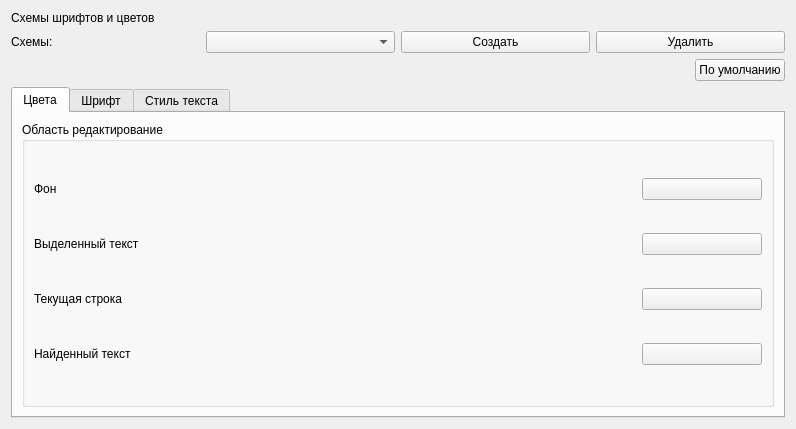
<?xml version="1.0" encoding="UTF-8"?>
<ui version="4.0">
 <class>SettingFontAndColor</class>
 <widget class="QWidget" name="SettingFontAndColor">
  <property name="geometry">
   <rect>
    <x>0</x>
    <y>0</y>
    <width>796</width>
    <height>429</height>
   </rect>
  </property>
  <property name="windowTitle">
   <string>Form</string>
  </property>
  <layout class="QVBoxLayout" name="verticalLayout">
   <item>
    <widget class="QLabel" name="label">
     <property name="text">
      <string>Схемы шрифтов и цветов</string>
     </property>
    </widget>
   </item>
   <item>
    <layout class="QHBoxLayout" name="horizontalLayout">
     <item>
      <widget class="QLabel" name="label_2">
       <property name="text">
        <string>Схемы:</string>
       </property>
      </widget>
     </item>
     <item>
      <widget class="QComboBox" name="cmbScheme"/>
     </item>
     <item>
      <widget class="QPushButton" name="btnCreateScheme">
       <property name="text">
        <string>Создать</string>
       </property>
      </widget>
     </item>
     <item>
      <widget class="QPushButton" name="btnRemoveScheme">
       <property name="text">
        <string>Удалить</string>
       </property>
      </widget>
     </item>
    </layout>
   </item>
   <item>
    <layout class="QHBoxLayout" name="horizontalLayout_2">
     <item>
      <spacer name="horizontalSpacer">
       <property name="orientation">
        <enum>Qt::Horizontal</enum>
       </property>
       <property name="sizeHint" stdset="0">
        <size>
         <width>268</width>
         <height>20</height>
        </size>
       </property>
      </spacer>
     </item>
     <item>
      <widget class="QPushButton" name="btnDefaultScheme">
       <property name="text">
        <string>По умолчанию</string>
       </property>
      </widget>
     </item>
    </layout>
   </item>
   <item>
    <widget class="QTabWidget" name="tabWidget">
     <property name="currentIndex">
      <number>0</number>
     </property>
     <property name="tabBarAutoHide">
      <bool>false</bool>
     </property>
     <widget class="QWidget" name="tab">
      <attribute name="title">
       <string>Цвета</string>
      </attribute>
      <layout class="QHBoxLayout" name="horizontalLayout_3">
       <item>
        <widget class="QGroupBox" name="groupBox">
         <property name="title">
          <string>Область редактирование</string>
         </property>
         <layout class="QGridLayout" name="gridLayout">
          <item row="3" column="0">
           <widget class="QLabel" name="label_6">
            <property name="text">
             <string>Найденный текст</string>
            </property>
           </widget>
          </item>
          <item row="2" column="2">
           <widget class="QPushButton" name="btnColorCurrentLine">
            <property name="minimumSize">
             <size>
              <width>120</width>
              <height>0</height>
             </size>
            </property>
            <property name="text">
             <string/>
            </property>
           </widget>
          </item>
          <item row="2" column="1">
           <spacer name="horizontalSpacer_4">
            <property name="orientation">
             <enum>Qt::Horizontal</enum>
            </property>
            <property name="sizeHint" stdset="0">
             <size>
              <width>476</width>
              <height>20</height>
             </size>
            </property>
           </spacer>
          </item>
          <item row="3" column="1">
           <spacer name="horizontalSpacer_5">
            <property name="orientation">
             <enum>Qt::Horizontal</enum>
            </property>
            <property name="sizeHint" stdset="0">
             <size>
              <width>476</width>
              <height>20</height>
             </size>
            </property>
           </spacer>
          </item>
          <item row="1" column="1">
           <spacer name="horizontalSpacer_3">
            <property name="orientation">
             <enum>Qt::Horizontal</enum>
            </property>
            <property name="sizeHint" stdset="0">
             <size>
              <width>476</width>
              <height>20</height>
             </size>
            </property>
           </spacer>
          </item>
          <item row="0" column="2">
           <widget class="QPushButton" name="btnColorBackground">
            <property name="minimumSize">
             <size>
              <width>120</width>
              <height>0</height>
             </size>
            </property>
            <property name="text">
             <string/>
            </property>
           </widget>
          </item>
          <item row="3" column="2">
           <widget class="QPushButton" name="btnColorSearchText">
            <property name="minimumSize">
             <size>
              <width>120</width>
              <height>0</height>
             </size>
            </property>
            <property name="text">
             <string/>
            </property>
           </widget>
          </item>
          <item row="1" column="0">
           <widget class="QLabel" name="label_4">
            <property name="text">
             <string>Выделенный текст</string>
            </property>
           </widget>
          </item>
          <item row="0" column="1">
           <spacer name="horizontalSpacer_2">
            <property name="orientation">
             <enum>Qt::Horizontal</enum>
            </property>
            <property name="sizeHint" stdset="0">
             <size>
              <width>476</width>
              <height>20</height>
             </size>
            </property>
           </spacer>
          </item>
          <item row="1" column="2">
           <widget class="QPushButton" name="btnColorSelectText">
            <property name="minimumSize">
             <size>
              <width>120</width>
              <height>0</height>
             </size>
            </property>
            <property name="text">
             <string/>
            </property>
           </widget>
          </item>
          <item row="0" column="0">
           <widget class="QLabel" name="label_3">
            <property name="text">
             <string>Фон</string>
            </property>
           </widget>
          </item>
          <item row="2" column="0">
           <widget class="QLabel" name="label_5">
            <property name="text">
             <string>Текущая строка</string>
            </property>
           </widget>
          </item>
         </layout>
        </widget>
       </item>
      </layout>
     </widget>
     <widget class="FontPage" name="fontText">
      <attribute name="title">
       <string>Шрифт</string>
      </attribute>
     </widget>
     <widget class="QWidget" name="tab_3">
      <attribute name="title">
       <string>Стиль текста</string>
      </attribute>
      <layout class="QGridLayout" name="gridLayout_2">
       <item row="1" column="2" colspan="2">
        <spacer name="horizontalSpacer_11">
         <property name="orientation">
          <enum>Qt::Horizontal</enum>
         </property>
         <property name="sizeHint" stdset="0">
          <size>
           <width>422</width>
           <height>23</height>
          </size>
         </property>
        </spacer>
       </item>
       <item row="0" column="2" colspan="2">
        <spacer name="horizontalSpacer_12">
         <property name="orientation">
          <enum>Qt::Horizontal</enum>
         </property>
         <property name="sizeHint" stdset="0">
          <size>
           <width>422</width>
           <height>20</height>
          </size>
         </property>
        </spacer>
       </item>
       <item row="0" column="5">
        <widget class="QPushButton" name="btnCommentColor">
         <property name="text">
          <string/>
         </property>
        </widget>
       </item>
       <item row="0" column="4">
        <widget class="QComboBox" name="cmbCommentWeight"/>
       </item>
       <item row="1" column="0" colspan="2">
        <widget class="QLabel" name="label_12">
         <property name="text">
          <string>Number</string>
         </property>
        </widget>
       </item>
       <item row="1" column="4">
        <widget class="QComboBox" name="cmbNumberWeight"/>
       </item>
       <item row="1" column="5">
        <widget class="QPushButton" name="btnNumberColor">
         <property name="text">
          <string/>
         </property>
        </widget>
       </item>
       <item row="2" column="0" colspan="3">
        <widget class="QLabel" name="label_10">
         <property name="text">
          <string>StylableWidgets</string>
         </property>
        </widget>
       </item>
       <item row="4" column="3">
        <spacer name="horizontalSpacer_8">
         <property name="orientation">
          <enum>Qt::Horizontal</enum>
         </property>
         <property name="sizeHint" stdset="0">
          <size>
           <width>399</width>
           <height>20</height>
          </size>
         </property>
        </spacer>
       </item>
       <item row="2" column="3">
        <spacer name="horizontalSpacer_6">
         <property name="orientation">
          <enum>Qt::Horizontal</enum>
         </property>
         <property name="sizeHint" stdset="0">
          <size>
           <width>393</width>
           <height>20</height>
          </size>
         </property>
        </spacer>
       </item>
       <item row="2" column="4">
        <widget class="QComboBox" name="cmbWidgetWeight"/>
       </item>
       <item row="2" column="5">
        <widget class="QPushButton" name="btnWidgetColor">
         <property name="minimumSize">
          <size>
           <width>120</width>
           <height>0</height>
          </size>
         </property>
         <property name="text">
          <string/>
         </property>
        </widget>
       </item>
       <item row="3" column="0" colspan="3">
        <widget class="QLabel" name="label_7">
         <property name="text">
          <string>Pseudo-States</string>
         </property>
        </widget>
       </item>
       <item row="3" column="3">
        <spacer name="horizontalSpacer_7">
         <property name="orientation">
          <enum>Qt::Horizontal</enum>
         </property>
         <property name="sizeHint" stdset="0">
          <size>
           <width>555</width>
           <height>20</height>
          </size>
         </property>
        </spacer>
       </item>
       <item row="3" column="4">
        <widget class="QComboBox" name="cmbPseudoWeight"/>
       </item>
       <item row="3" column="5">
        <widget class="QPushButton" name="btnPseudoColor">
         <property name="minimumSize">
          <size>
           <width>120</width>
           <height>0</height>
          </size>
         </property>
         <property name="text">
          <string/>
         </property>
        </widget>
       </item>
       <item row="4" column="0" colspan="2">
        <widget class="QLabel" name="label_9">
         <property name="text">
          <string>Sub-Controls</string>
         </property>
        </widget>
       </item>
       <item row="4" column="4">
        <widget class="QComboBox" name="cmbSubWeight"/>
       </item>
       <item row="4" column="5">
        <widget class="QPushButton" name="btnSubColor">
         <property name="minimumSize">
          <size>
           <width>120</width>
           <height>1</height>
          </size>
         </property>
         <property name="text">
          <string/>
         </property>
        </widget>
       </item>
       <item row="5" column="0" colspan="2">
        <widget class="QLabel" name="label_8">
         <property name="text">
          <string>Properties</string>
         </property>
        </widget>
       </item>
       <item row="5" column="3">
        <spacer name="horizontalSpacer_9">
         <property name="orientation">
          <enum>Qt::Horizontal</enum>
         </property>
         <property name="sizeHint" stdset="0">
          <size>
           <width>399</width>
           <height>20</height>
          </size>
         </property>
        </spacer>
       </item>
       <item row="5" column="4">
        <widget class="QComboBox" name="cmbPropertiesWeight"/>
       </item>
       <item row="5" column="5">
        <widget class="QPushButton" name="btnPropertiesColor">
         <property name="minimumSize">
          <size>
           <width>120</width>
           <height>0</height>
          </size>
         </property>
         <property name="text">
          <string/>
         </property>
        </widget>
       </item>
       <item row="6" column="0">
        <widget class="QLabel" name="label_11">
         <property name="text">
          <string>Other</string>
         </property>
        </widget>
       </item>
       <item row="6" column="1" colspan="3">
        <spacer name="horizontalSpacer_10">
         <property name="orientation">
          <enum>Qt::Horizontal</enum>
         </property>
         <property name="sizeHint" stdset="0">
          <size>
           <width>460</width>
           <height>20</height>
          </size>
         </property>
        </spacer>
       </item>
       <item row="6" column="4">
        <widget class="QComboBox" name="cmbOtherWeight"/>
       </item>
       <item row="6" column="5">
        <widget class="QPushButton" name="btnOtherColor">
         <property name="minimumSize">
          <size>
           <width>120</width>
           <height>0</height>
          </size>
         </property>
         <property name="text">
          <string/>
         </property>
        </widget>
       </item>
       <item row="0" column="0" colspan="2">
        <widget class="QLabel" name="label_13">
         <property name="text">
          <string>Comment</string>
         </property>
        </widget>
       </item>
      </layout>
     </widget>
    </widget>
   </item>
  </layout>
 </widget>
 <customwidgets>
  <customwidget>
   <class>FontPage</class>
   <extends>QWidget</extends>
   <header>setting/settingSeptember/fontpage.h</header>
   <container>1</container>
  </customwidget>
 </customwidgets>
 <resources/>
 <connections/>
</ui>
